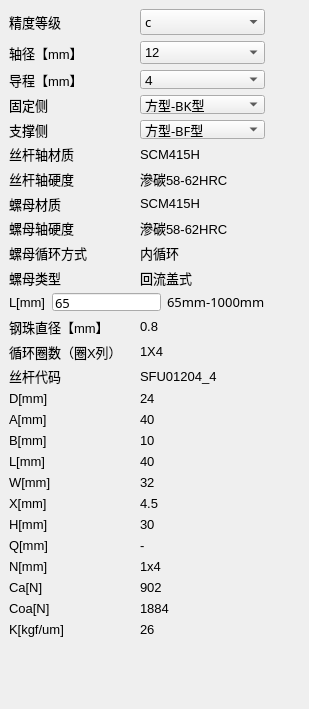
     <widget class="QWidget" name="tab_2">
      <attribute name="title">
       <string>精密滚珠丝杆</string>
      </attribute>
      <widget class="QWidget" name="widget_2" native="true">
       <property name="geometry">
        <rect>
         <x>0</x>
         <y>0</y>
         <width>300</width>
         <height>700</height>
        </rect>
       </property>
       <property name="font">
        <font>
         <pointsize>10</pointsize>
        </font>
       </property>
       <widget class="QWidget" name="layoutWidget_2">
        <property name="geometry">
         <rect>
          <x>9</x>
          <y>9</y>
          <width>256</width>
          <height>628</height>
         </rect>
        </property>
        <layout class="QGridLayout" name="gridLayout_3">
         <item row="0" column="0">
          <layout class="QHBoxLayout" name="horizontalLayout_3">
           <item>
            <widget class="QLabel" name="label_11">
             <property name="font">
              <font>
               <pointsize>10</pointsize>
              </font>
             </property>
             <property name="text">
              <string>精度等级</string>
             </property>
            </widget>
           </item>
           <item>
            <widget class="QComboBox" name="comboBox_2">
             <property name="font">
              <font>
               <family>STSong</family>
               <pointsize>10</pointsize>
              </font>
             </property>
             <item>
              <property name="text">
               <string>c</string>
              </property>
             </item>
            </widget>
           </item>
          </layout>
         </item>
         <item row="1" column="0">
          <layout class="QHBoxLayout" name="horizontalLayout_4">
           <item>
            <widget class="QLabel" name="label_16">
             <property name="font">
              <font>
               <pointsize>10</pointsize>
              </font>
             </property>
             <property name="text">
              <string>轴径【mm】</string>
             </property>
            </widget>
           </item>
           <item>
            <widget class="QComboBox" name="comboBox_7">
             <property name="font">
              <font>
               <pointsize>10</pointsize>
              </font>
             </property>
             <item>
              <property name="text">
               <string>12</string>
              </property>
             </item>
             <item>
              <property name="text">
               <string>14</string>
              </property>
             </item>
             <item>
              <property name="text">
               <string>16</string>
              </property>
             </item>
             <item>
              <property name="text">
               <string>20</string>
              </property>
             </item>
             <item>
              <property name="text">
               <string>25</string>
              </property>
             </item>
             <item>
              <property name="text">
               <string>32</string>
              </property>
             </item>
             <item>
              <property name="text">
               <string>35</string>
              </property>
             </item>
             <item>
              <property name="text">
               <string>40</string>
              </property>
             </item>
             <item>
              <property name="text">
               <string>50</string>
              </property>
             </item>
             <item>
              <property name="text">
               <string>63</string>
              </property>
             </item>
             <item>
              <property name="text">
               <string>80</string>
              </property>
             </item>
             <item>
              <property name="text">
               <string>100</string>
              </property>
             </item>
            </widget>
           </item>
          </layout>
         </item>
         <item row="2" column="0">
          <layout class="QGridLayout" name="gridLayout_4">
           <item row="0" column="0">
            <layout class="QHBoxLayout" name="horizontalLayout_20">
             <item>
              <widget class="QLabel" name="label_17">
               <property name="font">
                <font>
                 <pointsize>10</pointsize>
                </font>
               </property>
               <property name="text">
                <string>导程【mm】</string>
               </property>
              </widget>
             </item>
             <item>
              <widget class="QComboBox" name="comboBox_21">
               <property name="font">
                <font>
                 <family>STSong</family>
                 <pointsize>10</pointsize>
                </font>
               </property>
               <item>
                <property name="text">
                 <string>4</string>
                </property>
               </item>
               <item>
                <property name="text">
                 <string>5</string>
                </property>
               </item>
               <item>
                <property name="text">
                 <string>6</string>
                </property>
               </item>
               <item>
                <property name="text">
                 <string>8</string>
                </property>
               </item>
               <item>
                <property name="text">
                 <string>10</string>
                </property>
               </item>
               <item>
                <property name="text">
                 <string>20</string>
                </property>
               </item>
              </widget>
             </item>
            </layout>
           </item>
           <item row="1" column="0">
            <layout class="QHBoxLayout" name="horizontalLayout_21">
             <item>
              <widget class="QLabel" name="label_30">
               <property name="font">
                <font>
                 <pointsize>10</pointsize>
                </font>
               </property>
               <property name="text">
                <string>固定侧</string>
               </property>
              </widget>
             </item>
             <item>
              <widget class="QComboBox" name="comboBox_25">
               <property name="font">
                <font>
                 <family>STSong</family>
                 <pointsize>10</pointsize>
                </font>
               </property>
               <item>
                <property name="text">
                 <string>方型-BK型</string>
                </property>
               </item>
               <item>
                <property name="text">
                 <string>方型-EK型</string>
                </property>
               </item>
               <item>
                <property name="text">
                 <string>法兰型-FK型</string>
                </property>
               </item>
              </widget>
             </item>
            </layout>
           </item>
           <item row="2" column="0">
            <layout class="QHBoxLayout" name="horizontalLayout_22">
             <item>
              <widget class="QLabel" name="label_31">
               <property name="font">
                <font>
                 <pointsize>10</pointsize>
                </font>
               </property>
               <property name="text">
                <string>支撑侧</string>
               </property>
              </widget>
             </item>
             <item>
              <widget class="QComboBox" name="comboBox_26">
               <property name="font">
                <font>
                 <family>STSong</family>
                 <pointsize>10</pointsize>
                </font>
               </property>
               <item>
                <property name="text">
                 <string>方型-BF型</string>
                </property>
               </item>
               <item>
                <property name="text">
                 <string>方型-EF型</string>
                </property>
               </item>
               <item>
                <property name="text">
                 <string>方型-FF型</string>
                </property>
               </item>
              </widget>
             </item>
            </layout>
           </item>
           <item row="3" column="0">
            <layout class="QHBoxLayout" name="horizontalLayout_23">
             <item>
              <widget class="QLabel" name="label_18">
               <property name="font">
                <font>
                 <pointsize>10</pointsize>
                </font>
               </property>
               <property name="text">
                <string>丝杆轴材质</string>
               </property>
              </widget>
             </item>
             <item>
              <widget class="QLabel" name="label_19">
               <property name="font">
                <font>
                 <pointsize>10</pointsize>
                </font>
               </property>
               <property name="text">
                <string>SCM415H</string>
               </property>
              </widget>
             </item>
            </layout>
           </item>
           <item row="4" column="0">
            <layout class="QHBoxLayout" name="horizontalLayout_24">
             <item>
              <widget class="QLabel" name="label_20">
               <property name="font">
                <font>
                 <pointsize>10</pointsize>
                </font>
               </property>
               <property name="text">
                <string>丝杆轴硬度</string>
               </property>
              </widget>
             </item>
             <item>
              <widget class="QLabel" name="label_21">
               <property name="font">
                <font>
                 <pointsize>10</pointsize>
                </font>
               </property>
               <property name="text">
                <string>滲碳58-62HRC</string>
               </property>
              </widget>
             </item>
            </layout>
           </item>
           <item row="5" column="0">
            <layout class="QHBoxLayout" name="horizontalLayout_25">
             <item>
              <widget class="QLabel" name="label_54">
               <property name="font">
                <font>
                 <pointsize>10</pointsize>
                </font>
               </property>
               <property name="text">
                <string>螺母材质</string>
               </property>
              </widget>
             </item>
             <item>
              <widget class="QLabel" name="label_55">
               <property name="font">
                <font>
                 <pointsize>10</pointsize>
                </font>
               </property>
               <property name="text">
                <string>SCM415H</string>
               </property>
              </widget>
             </item>
            </layout>
           </item>
           <item row="6" column="0">
            <layout class="QHBoxLayout" name="horizontalLayout_26">
             <item>
              <widget class="QLabel" name="label_56">
               <property name="font">
                <font>
                 <pointsize>10</pointsize>
                </font>
               </property>
               <property name="text">
                <string>螺母轴硬度</string>
               </property>
              </widget>
             </item>
             <item>
              <widget class="QLabel" name="label_57">
               <property name="font">
                <font>
                 <pointsize>10</pointsize>
                </font>
               </property>
               <property name="text">
                <string>滲碳58-62HRC</string>
               </property>
              </widget>
             </item>
            </layout>
           </item>
           <item row="7" column="0">
            <layout class="QHBoxLayout" name="horizontalLayout_27">
             <item>
              <widget class="QLabel" name="label_58">
               <property name="font">
                <font>
                 <pointsize>10</pointsize>
                </font>
               </property>
               <property name="text">
                <string>螺母循环方式</string>
               </property>
              </widget>
             </item>
             <item>
              <widget class="QLabel" name="label_59">
               <property name="font">
                <font>
                 <pointsize>10</pointsize>
                </font>
               </property>
               <property name="text">
                <string>内循环</string>
               </property>
              </widget>
             </item>
            </layout>
           </item>
           <item row="8" column="0">
            <layout class="QHBoxLayout" name="horizontalLayout_28">
             <item>
              <widget class="QLabel" name="label_72">
               <property name="font">
                <font>
                 <pointsize>10</pointsize>
                </font>
               </property>
               <property name="text">
                <string>螺母类型</string>
               </property>
              </widget>
             </item>
             <item>
              <widget class="QLabel" name="label_77">
               <property name="font">
                <font>
                 <pointsize>10</pointsize>
                </font>
               </property>
               <property name="text">
                <string>回流盖式</string>
               </property>
              </widget>
             </item>
            </layout>
           </item>
           <item row="9" column="0">
            <layout class="QHBoxLayout" name="horizontalLayout_29">
             <item>
              <widget class="QLabel" name="label_78">
               <property name="font">
                <font>
                 <pointsize>10</pointsize>
                </font>
               </property>
               <property name="text">
                <string>L[mm]</string>
               </property>
              </widget>
             </item>
             <item>
              <widget class="QLineEdit" name="lineEdit_2">
               <property name="font">
                <font>
                 <family>STSong</family>
                 <pointsize>10</pointsize>
                </font>
               </property>
               <property name="layoutDirection">
                <enum>Qt::LeftToRight</enum>
               </property>
               <property name="text">
                <string>65</string>
               </property>
               <property name="dragEnabled">
                <bool>false</bool>
               </property>
               <property name="readOnly">
                <bool>false</bool>
               </property>
              </widget>
             </item>
             <item>
              <widget class="QLabel" name="label_22">
               <property name="font">
                <font>
                 <family>PingFang SC</family>
                 <pointsize>10</pointsize>
                </font>
               </property>
               <property name="text">
                <string>65mm-1000mm</string>
               </property>
              </widget>
             </item>
            </layout>
           </item>
           <item row="10" column="0">
            <layout class="QHBoxLayout" name="horizontalLayout_30">
             <item>
              <widget class="QLabel" name="label_79">
               <property name="font">
                <font>
                 <pointsize>10</pointsize>
                </font>
               </property>
               <property name="text">
                <string>钢珠直径【mm】</string>
               </property>
              </widget>
             </item>
             <item>
              <widget class="QLabel" name="label_80">
               <property name="font">
                <font>
                 <pointsize>10</pointsize>
                </font>
               </property>
               <property name="text">
                <string>0.8</string>
               </property>
              </widget>
             </item>
            </layout>
           </item>
           <item row="11" column="0">
            <layout class="QHBoxLayout" name="horizontalLayout_31">
             <item>
              <widget class="QLabel" name="label_81">
               <property name="font">
                <font>
                 <pointsize>10</pointsize>
                </font>
               </property>
               <property name="text">
                <string>循环圈数（圈X列）</string>
               </property>
              </widget>
             </item>
             <item>
              <widget class="QLabel" name="label_82">
               <property name="font">
                <font>
                 <pointsize>10</pointsize>
                </font>
               </property>
               <property name="text">
                <string>1X4</string>
               </property>
              </widget>
             </item>
            </layout>
           </item>
           <item row="12" column="0">
            <layout class="QHBoxLayout" name="horizontalLayout_32">
             <item>
              <widget class="QLabel" name="label_127">
               <property name="font">
                <font>
                 <pointsize>10</pointsize>
                </font>
               </property>
               <property name="text">
                <string>丝杆代码</string>
               </property>
              </widget>
             </item>
             <item>
              <widget class="QLabel" name="label_128">
               <property name="font">
                <font>
                 <pointsize>10</pointsize>
                </font>
               </property>
               <property name="text">
                <string>SFU01204_4</string>
               </property>
              </widget>
             </item>
            </layout>
           </item>
           <item row="13" column="0">
            <layout class="QHBoxLayout" name="horizontalLayout_58">
             <item>
              <widget class="QLabel" name="label_129">
               <property name="font">
                <font>
                 <pointsize>10</pointsize>
                </font>
               </property>
               <property name="text">
                <string>D[mm]</string>
               </property>
              </widget>
             </item>
             <item>
              <widget class="QLabel" name="label_23">
               <property name="text">
                <string>24</string>
               </property>
              </widget>
             </item>
            </layout>
           </item>
           <item row="14" column="0">
            <layout class="QHBoxLayout" name="horizontalLayout_59">
             <item>
              <widget class="QLabel" name="label_133">
               <property name="font">
                <font>
                 <pointsize>10</pointsize>
                </font>
               </property>
               <property name="text">
                <string>A[mm]</string>
               </property>
              </widget>
             </item>
             <item>
              <widget class="QLabel" name="label_24">
               <property name="text">
                <string>40</string>
               </property>
              </widget>
             </item>
            </layout>
           </item>
           <item row="15" column="0">
            <layout class="QHBoxLayout" name="horizontalLayout_60">
             <item>
              <widget class="QLabel" name="label_135">
               <property name="font">
                <font>
                 <pointsize>10</pointsize>
                </font>
               </property>
               <property name="text">
                <string>B[mm]</string>
               </property>
              </widget>
             </item>
             <item>
              <widget class="QLabel" name="label_25">
               <property name="text">
                <string>10</string>
               </property>
              </widget>
             </item>
            </layout>
           </item>
           <item row="16" column="0">
            <layout class="QHBoxLayout" name="horizontalLayout_61">
             <item>
              <widget class="QLabel" name="label_137">
               <property name="font">
                <font>
                 <pointsize>10</pointsize>
                </font>
               </property>
               <property name="text">
                <string>L[mm]</string>
               </property>
              </widget>
             </item>
             <item>
              <widget class="QLabel" name="label_36">
               <property name="text">
                <string>40</string>
               </property>
              </widget>
             </item>
            </layout>
           </item>
           <item row="17" column="0">
            <layout class="QHBoxLayout" name="horizontalLayout_62">
             <item>
              <widget class="QLabel" name="label_139">
               <property name="font">
                <font>
                 <pointsize>10</pointsize>
                </font>
               </property>
               <property name="text">
                <string>W[mm]</string>
               </property>
              </widget>
             </item>
             <item>
              <widget class="QLabel" name="label_37">
               <property name="text">
                <string>32</string>
               </property>
              </widget>
             </item>
            </layout>
           </item>
           <item row="18" column="0">
            <layout class="QHBoxLayout" name="horizontalLayout_63">
             <item>
              <widget class="QLabel" name="label_141">
               <property name="font">
                <font>
                 <pointsize>10</pointsize>
                </font>
               </property>
               <property name="text">
                <string>X[mm]</string>
               </property>
              </widget>
             </item>
             <item>
              <widget class="QLabel" name="label_38">
               <property name="text">
                <string>4.5</string>
               </property>
              </widget>
             </item>
            </layout>
           </item>
           <item row="19" column="0">
            <layout class="QHBoxLayout" name="horizontalLayout_64">
             <item>
              <widget class="QLabel" name="label_143">
               <property name="font">
                <font>
                 <pointsize>10</pointsize>
                </font>
               </property>
               <property name="text">
                <string>H[mm]</string>
               </property>
              </widget>
             </item>
             <item>
              <widget class="QLabel" name="label_39">
               <property name="text">
                <string>30</string>
               </property>
              </widget>
             </item>
            </layout>
           </item>
           <item row="20" column="0">
            <layout class="QHBoxLayout" name="horizontalLayout_65">
             <item>
              <widget class="QLabel" name="label_145">
               <property name="font">
                <font>
                 <pointsize>10</pointsize>
                </font>
               </property>
               <property name="text">
                <string>Q[mm]</string>
               </property>
              </widget>
             </item>
             <item>
              <widget class="QLabel" name="label_40">
               <property name="text">
                <string>-</string>
               </property>
              </widget>
             </item>
            </layout>
           </item>
           <item row="21" column="0">
            <layout class="QHBoxLayout" name="horizontalLayout_66">
             <item>
              <widget class="QLabel" name="label_147">
               <property name="font">
                <font>
                 <pointsize>10</pointsize>
                </font>
               </property>
               <property name="text">
                <string>N[mm]</string>
               </property>
              </widget>
             </item>
             <item>
              <widget class="QLabel" name="label_41">
               <property name="text">
                <string>1x4</string>
               </property>
              </widget>
             </item>
            </layout>
           </item>
           <item row="22" column="0">
            <layout class="QHBoxLayout" name="horizontalLayout_67">
             <item>
              <widget class="QLabel" name="label_149">
               <property name="font">
                <font>
                 <pointsize>10</pointsize>
                </font>
               </property>
               <property name="text">
                <string>Ca[N]</string>
               </property>
              </widget>
             </item>
             <item>
              <widget class="QLabel" name="label_97">
               <property name="text">
                <string>902</string>
               </property>
              </widget>
             </item>
            </layout>
           </item>
           <item row="23" column="0">
            <layout class="QHBoxLayout" name="horizontalLayout_68">
             <item>
              <widget class="QLabel" name="label_151">
               <property name="font">
                <font>
                 <pointsize>10</pointsize>
                </font>
               </property>
               <property name="text">
                <string>Coa[N]</string>
               </property>
              </widget>
             </item>
             <item>
              <widget class="QLabel" name="label_98">
               <property name="text">
                <string>1884</string>
               </property>
              </widget>
             </item>
            </layout>
           </item>
           <item row="24" column="0">
            <layout class="QHBoxLayout" name="horizontalLayout_69">
             <item>
              <widget class="QLabel" name="label_153">
               <property name="font">
                <font>
                 <pointsize>10</pointsize>
                </font>
               </property>
               <property name="text">
                <string>K[kgf/um]</string>
               </property>
              </widget>
             </item>
             <item>
              <widget class="QLabel" name="label_99">
               <property name="text">
                <string>26</string>
               </property>
              </widget>
             </item>
            </layout>
           </item>
          </layout>
         </item>
        </layout>
       </widget>
      </widget>
     </widget>
